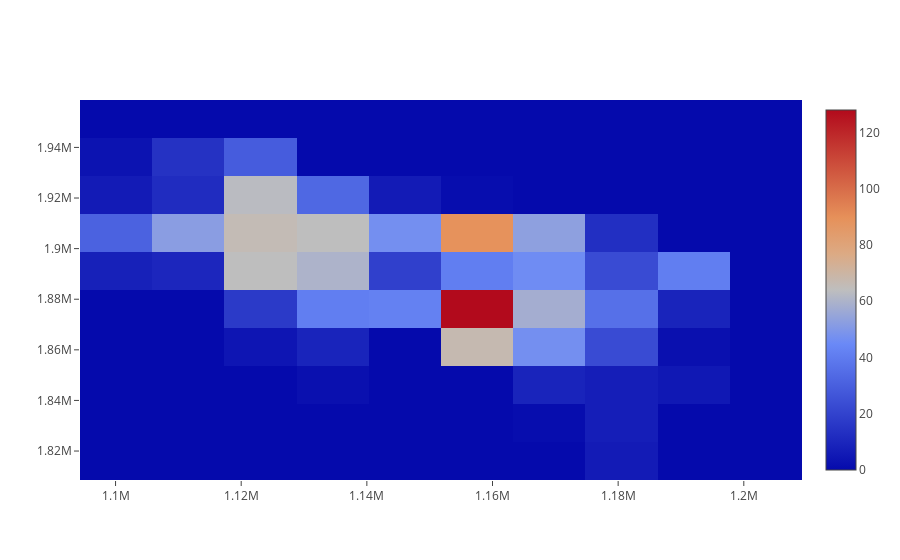

Notebook code cell kept with this figure:
### Code cell
xCoordinates=df['X Coordinate'].values
yCoordinates=df['Y Coordinate'].values
xCoordinates=[x for x in xCoordinates if x]
yCoordinates=[x for x in yCoordinates if x]
#print(set(xCoordinates))
xCoordinates=[float(i) for i in xCoordinates]
yCoordinates=[float(i) for i in yCoordinates]
#print(set(xCoordinates))
print(np.array(xCoordinates).shape,np.array(yCoordinates).shape)
xCoordinates=np.array(xCoordinates)
xCoordinates=xCoordinates[xCoordinates>0]
yCoordinates=np.array(yCoordinates)
yCoordinates=yCoordinates[yCoordinates>0]
xCoordinates=xCoordinates[:(int(len(xCoordinates)*0.001))]
yCoordinates=yCoordinates[:(int(len(yCoordinates)*0.001))]
xCoordinatesRaggruppati=np.linspace(min(xCoordinates),max(xCoordinates),10)
yCoordinatesRaggruppati=np.linspace(min(yCoordinates),max(yCoordinates),10)
matriceDelitti=np.zeros((np.size(xCoordinatesRaggruppati), np.size(yCoordinatesRaggruppati)))
print(xCoordinates.shape,yCoordinates.shape)
for i in range (0,np.size(xCoordinates)):
    for m in range (0,np.size(xCoordinatesRaggruppati)-1):
        for n in range (0,np.size(yCoordinatesRaggruppati)-1):
            if(xCoordinates[i] > xCoordinatesRaggruppati[m] and xCoordinates[i] < xCoordinatesRaggruppati[m+1] and yCoordinates[i] > yCoordinatesRaggruppati[n] and yCoordinates[i] < yCoordinatesRaggruppati[n+1]):
                matriceDelitti[m][n]=matriceDelitti[m][n]+1

#
trace = go.Heatmap(z=matriceDelitti,
                   x=xCoordinatesRaggruppati,
                   y=yCoordinatesRaggruppati)
data=[trace]
py.iplot(data, filename='labelled-heatmap')

### Figure 1 — Plotly figure (JSON) as saved in the notebook; plotly's stock layout.template omitted (floating-point values rounded to 4 significant figures)
{"data": [{"type": "heatmap", "uid": "f0bdd4cc-f70f-11e8-8dd6-acde48001122", "x": [1100088, 1112000.0, 1123000.0, 1135000.0, 1146000.0, 1158000.0, 1169000.0, 1181000.0, 1192000.0, 1203517], "y": [1816062, 1831000.0, 1846000.0, 1861000.0, 1876000.0, 1891000.0, 1906000.0, 1921000.0, 1936000.0, 1951231], "z": [[0, 0, 0, 0, 0, 0, 0, 6, 0, 0], [0, 0, 0, 0, 0, 0, 1, 7, 0, 0], [0, 0, 0, 2, 0, 0, 9, 7, 5, 0], [0, 0, 4, 9, 0, 67, 47, 23, 2, 0], [0, 0, 17, 41, 42, 128, 58, 36, 9, 0], [8, 10, 64, 60, 19, 41, 46, 23, 41, 0], [31, 52, 66, 64, 47, 89, 53, 13, 0, 0], [6, 12, 63, 33, 6, 1, 0, 0, 0, 0], [3, 14, 29, 0, 0, 0, 0, 0, 0, 0], [0, 0, 0, 0, 0, 0, 0, 0, 0, 0]]}], "layout": {}}
